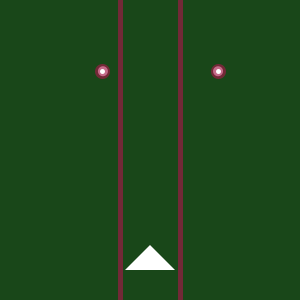
Frame 1 (no input)
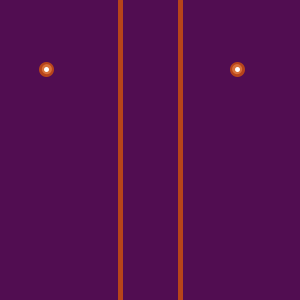
Frame 60 (the mouse pressed at the canvas centre just before this capture)
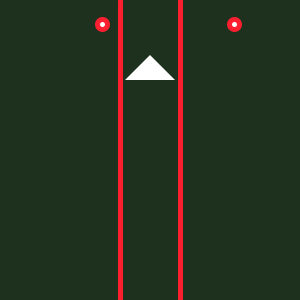
Frame 120 (the mouse held since frame 60 and released just before this capture)

The Processing sketch that drew these frames (run headless with seeded random() and noise(); from frame 60 on, the mouse is pressed at the canvas centre):

// Processing sketch: processing_99266
// ── processing_99266.pde

int x=150;
int y=250;
int speed=-5;

void setup () {
  size (300, 300);
}

void draw () {
  y+=speed;
  if (y<350) {


    float a=random(255);
    float b=random(100);
    float c=random(75);
    float d=random(300);
    float bordA=random(120);
    float bordB=random(180,300);
    background(b, c, b);
    jetson (x, y);
    stroke(a, b, c, a);
    strokeWeight(5);
    line(120, 0, 120, 300);
    line(180, 0, 180, 300);
    frameRate(30);
    ellipse(bordA,d,10,10);
    ellipse(bordB,d,10,10);
  }
  if (y<-50) {
    y=speed-1;
    y=350;
    
    float a=random(255);
    float b=random(200);
    float c=random(230);
    background(a, b, c);
  }
}

/*  strokeWeight(1);
 jetson (275,y-1);
 jetson (175,y-5);
 jetson (175,y-10);
 frameRate(30);*/

void jetson (int x, int y) {
  noStroke();
  strokeWeight(4);
  beginShape();
  vertex(x-25, y+25);
  vertex(x, y);
  vertex(x+25, y+25);
  endShape();
}
